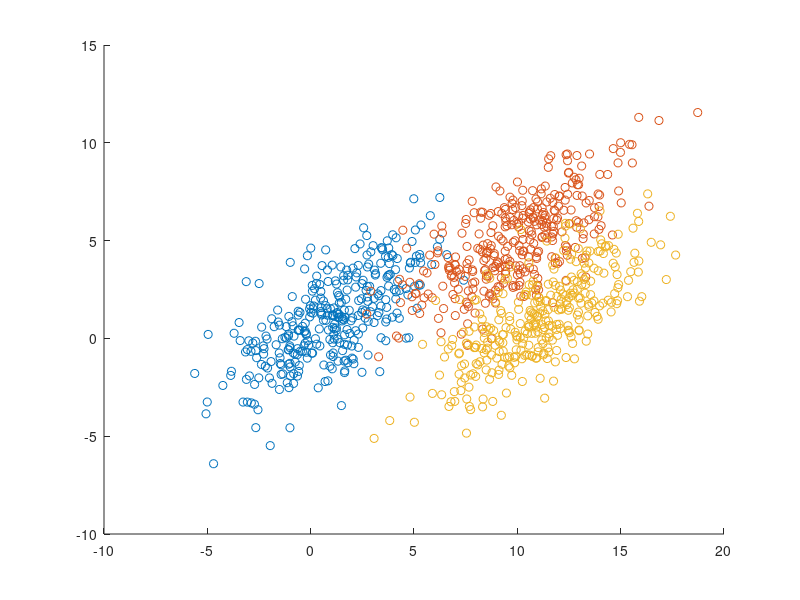

Write the MATLAB code that produced this figure. (Note: this script raises an error after producing the figure.)
% 111061702 ex1_4
%% Generate Data
randn('seed', 0);
m1 = [1 1]';
m2 = [10 5]';
m3 = [11 1]';
Sigma = [7 4; 4 5];
R1 = mvnrnd(m1, Sigma, 334);
R2 = mvnrnd(m2, Sigma, 333);
R3 = mvnrnd(m3, Sigma, 333);
X4 = [R1; R2; R3];

% Ground Truth
Gt = zeros(1000, 1);
Gt(1:334) = 1;
Gt(335:667) = 2;
Gt(668:1000) = 3;

% Plot Data
figure;
hold on;
scatter(R1(:, 1), R1(:, 2), 'r+');
scatter(R2(:, 1), R2(:, 2), 'g+');
scatter(R3(:, 1), R3(:, 2), 'b+');
hold off;

%% Bayesian Case4
Pred_B = zeros(1000, 1);
for i = 1:1000
    x = X4(i, :)';
    Dis_1 = x' * ((-1/2) * inv(Sigma)) * x + (inv(Sigma) * m1)' *  x + (-1/2) * m1' * inv(Sigma) * m1 - 1/2 * log(det(Sigma)) + log(334/1000);
    Dis_2 = x' * ((-1/2) * inv(Sigma)) * x + (inv(Sigma) * m2)' *  x + (-1/2) * m2' * inv(Sigma) * m2 - 1/2 * log(det(Sigma)) + log(333/1000);
    Dis_3 = x' * ((-1/2) * inv(Sigma)) * x + (inv(Sigma) * m3)' *  x + (-1/2) * m3' * inv(Sigma) * m3 - 1/2 * log(det(Sigma)) + log(333/1000);
    [val, idx] = max([Dis_1, Dis_2, Dis_3]);
    Pred_B(i) = idx;
end

% Error Rate
Err_B = error(Pred_B, Gt, 1000);
fprintf('X4: Error Rate of Bayesian = %f\n', Err_B);

%% Euclidean Case1
Pred_E = zeros(1000, 1);
for i = 1:1000
    x = X4(i, :)';
    Dis_1 = sum((x - m1).^2);
    Dis_2 = sum((x - m2).^2);
    Dis_3 = sum((x - m3).^2);
    [val, idx] = min([Dis_1, Dis_2, Dis_3]);
    Pred_E(i) = idx;
end

% Error Rate
Err_E = error(Pred_E, Gt, 1000);
fprintf('X4: Error Rate of Euclidean = %f\n', Err_E);

%% Mahalanobis Case3
Pred_M = zeros(1000, 1);
for i = 1:1000
    x = X4(i, :)';
    Dis_1 = (-1/2) * ((x - m1)' * inv(Sigma) * (x -m1));
    Dis_2 = (-1/2) * ((x - m2)' * inv(Sigma) * (x -m2));
    Dis_3 = (-1/2) * ((x - m3)' * inv(Sigma) * (x -m3));
    [val, idx] = max([Dis_1, Dis_2, Dis_3]);
    Pred_M(i) = idx;
end

% Error Rate
Err_M = error(Pred_M, Gt, 1000);
fprintf('X4: Error Rate of Mahalanobis = %f\n', Err_M);

%% Function
function Err = error(pred, gt, N)
    count = 0;
    for i = 1:1000
        if gt(i) ~= pred(i)
            count = count + 1;
        end
    end
    Err = count / N;
end

